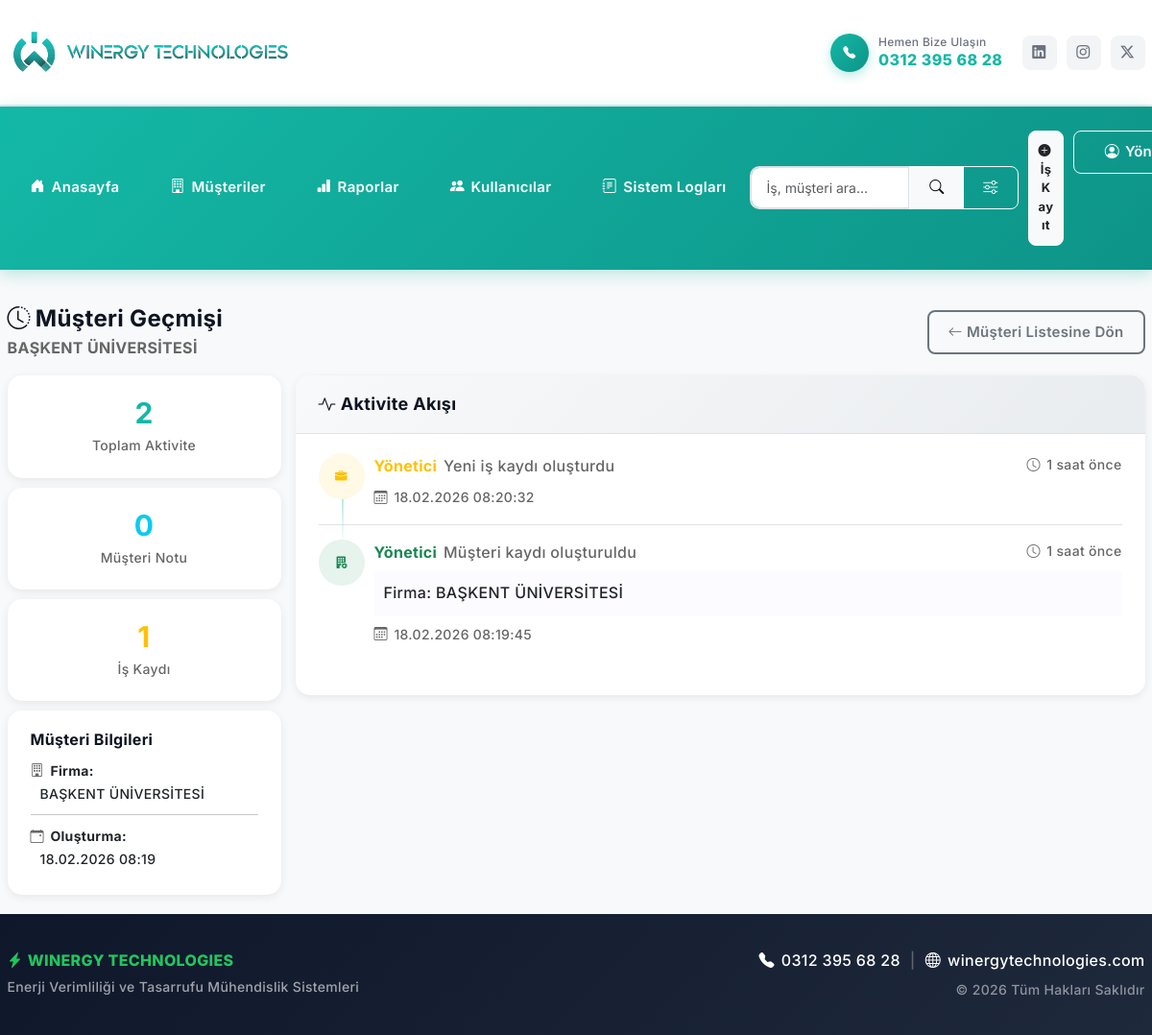
Screenshot of /musteri-gecmis.php?id=2 (signed in) with the database file from the repository.
### tables this page shows
CREATE TABLE `customers` (
  `id` int(11) NOT NULL,
  `name` varchar(255) NOT NULL,
  `contact_name` varchar(100) DEFAULT NULL,
  `phone` varchar(20) DEFAULT NULL,
  `email` varchar(100) DEFAULT NULL,
  `address` text DEFAULT NULL,
  `created_by` int(11) DEFAULT NULL,
  `updated_by` int(11) DEFAULT NULL,
  `created_at` timestamp NOT NULL DEFAULT current_timestamp(),
  `updated_at` timestamp NULL DEFAULT NULL ON UPDATE current_timestamp()
);

CREATE TABLE `jobs` (
  `id` int(11) NOT NULL,
  `customer_id` int(11) NOT NULL,
  `service_type` text DEFAULT NULL COMMENT 'JSON array formatında hizmet türleri',
  `title` varchar(255) NOT NULL,
  `description` text DEFAULT NULL,
  `assigned_user_id` int(11) DEFAULT NULL,
  `start_date` date DEFAULT NULL,
  `due_date` date DEFAULT NULL,
  `invoice_amount` decimal(10,2) DEFAULT NULL COMMENT 'Kesilecek Fatura Tutarı',
  `invoice_vat_included` tinyint(1) DEFAULT NULL COMMENT 'KDV Dahil mi? (1: Evet, 0: Hayır)',
  `invoice_date` date DEFAULT NULL COMMENT 'Fatura Tarihi',
  `invoice_total_amount` decimal(10,2) DEFAULT NULL COMMENT 'Toplam Tutar',
  `invoice_withholding` enum('var','yok','belirtilmedi') DEFAULT 'belirtilmedi' COMMENT 'Tevkifat Durumu',
  `status` enum('Açıldı','Çalışılıyor','Beklemede','Tamamlandı','İptal') DEFAULT 'Açıldı',
  `created_by` int(11) DEFAULT NULL,
  `updated_by` int(11) DEFAULT NULL,
  `created_at` timestamp NOT NULL DEFAULT current_timestamp(),
  `updated_at` timestamp NULL DEFAULT NULL ON UPDATE current_timestamp()
);

CREATE TABLE `users` (
  `id` int(11) NOT NULL,
  `name` varchar(100) NOT NULL,
  `email` varchar(100) NOT NULL,
  `password` varchar(255) NOT NULL,
  `role` enum('admin','personel','danisman') NOT NULL,
  `is_active` tinyint(1) DEFAULT 1,
  `created_at` timestamp NOT NULL DEFAULT current_timestamp()
);

### musteri-gecmis.php (the view, shortened to what this page needs)
<?php
require_once 'config/db.php';
$id = $_GET['id'] ?? null;
$stmt = $db->prepare("
    SELECT c.*,
           creator.name as creator_name,
           updater.name as updater_name
    FROM customers c
    LEFT JOIN users creator ON c.created_by = creator.id
    LEFT JOIN users updater ON c.updated_by = updater.id
    WHERE c.id = ?
");
$stmt->execute([$id]);
$customer = $stmt->fetch(PDO::FETCH_ASSOC);
$activities = [];
if ($customer['created_at']) {
    $creator_name = $customer['creator_name'];
    $activities[] = [
        'type' => 'created',
        'user' => $creator_name,
        'action' => 'Müşteri kaydı oluşturuldu',
        'details' => 'Firma: ' . $customer['name'] . ($customer['contact_name'] ? ', İlgili Kişi: ' . $customer['contact_name'] : ''),
        'timestamp' => $customer['created_at'],
        'icon' => 'bi-building-fill-add',
        'color' => 'success'
    ];
}
$notes_stmt = $db->prepare("
    SELECT cn.*, u.name as user_name
    FROM customer_notes cn
    LEFT JOIN users u ON cn.user_id = u.id
    WHERE cn.customer_id = ?
    ORDER BY cn.created_at DESC
");
$notes_stmt->execute([$id]);
$notes = $notes_stmt->fetchAll(PDO::FETCH_ASSOC);
$jobs_stmt = $db->prepare("
    SELECT j.*,
           u1.name as creator_name,
           u2.name as assigned_name
    FROM jobs j
    LEFT JOIN users u1 ON j.created_by = u1.id
    LEFT JOIN users u2 ON j.assigned_user_id = u2.id
    WHERE j.customer_id = ?
    ORDER BY j.created_at DESC
");
$jobs_stmt->execute([$id]);
$jobs = $jobs_stmt->fetchAll(PDO::FETCH_ASSOC);
foreach ($jobs as $job) {
    $activities[] = [
        'type' => 'job',
        'user' => $job['creator_name'] ?? 'Bilinmeyen',
        'action' => 'Yeni iş kaydı oluşturdu',
        'details' => $job['title'],
        'job_id' => $job['id'],
        'job_status' => $job['status'],
        'job_assigned' => $job['assigned_name'],
        'timestamp' => $job['created_at'],
        'icon' => 'bi-briefcase-fill',
        'color' => 'warning'
    ];
}
usort($activities, function($a, $b) {
    return strtotime($b['timestamp']) - strtotime($a['timestamp']);
});
include 'includes/header.php';
?>
<div class="row mb-4">
    <div class="col-12">
        <div class="d-flex justify-content-between align-items-center">
            <div>
                <h3 class="fw-bold mb-1" style="color: var(--dt-sec-color);">
                    <i class="bi bi-clock-history me-2"></i>Müşteri Geçmişi
                </h3>
                <p class="text-muted mb-0">
                    <strong><?php echo htmlspecialchars($customer['name']); ?></strong>
                </p>
            </div>
            <div>
                <a href="musteriler.php" class="btn btn-outline-secondary">
                    <i class="bi bi-arrow-left"></i> Müşteri Listesine Dön
                </a>
            </div>
        </div>
    </div>
</div>
<div class="row">
    <div class="col-md-3">
        <div class="card border-0 shadow-sm mb-3">
            <div class="card-body text-center">
                <h2 class="mb-0 fw-bold" style="color: var(--dt-pri-color);"><?php echo count($activities); ?></h2>
                <small class="text-muted">Toplam Aktivite</small>
            </div>
        </div>
        <div class="card border-0 shadow-sm mb-3">
            <div class="card-body text-center">
                <h2 class="mb-0 fw-bold text-info"><?php echo count($notes); ?></h2>
                <small class="text-muted">Müşteri Notu</small>
            </div>
        </div>
        <div class="card border-0 shadow-sm mb-3">
            <div class="card-body text-center">
                <h2 class="mb-0 fw-bold text-warning"><?php echo count($jobs); ?></h2>
                <small class="text-muted">İş Kaydı</small>
            </div>
        </div>
        <div class="card border-0 shadow-sm">
            <div class="card-body">
                <h6 class="fw-bold mb-3">Müşteri Bilgileri</h6>
                <div class="small">
                    <div class="mb-2">
                        <i class="bi bi-building me-1 text-muted"></i>
                        <strong>Firma:</strong><br>
                        <span class="ms-3"><?php echo htmlspecialchars($customer['name']); ?></span>
                    </div>
                    <hr>
                    <div class="mb-2">
                        <i class="bi bi-calendar-event me-1 text-muted"></i>
                        <strong>Oluşturma:</strong><br>
                        <span class="ms-3"><?php echo date('d.m.Y H:i', strtotime($customer['created_at'])); ?></span>
                    </div>
                </div>
            </div>
        </div>
    </div>
    <div class="col-md-9">
        <div class="card border-0 shadow-sm">
            <div class="card-header bg-white border-bottom">
                <h5 class="mb-0 fw-bold">
                    <i class="bi bi-activity me-2"></i>Aktivite Akışı
                </h5>
            </div>
            <div class="card-body">
                <?php if (empty($activities)): ?>
                    <div class="text-center py-5">
                        <i class="bi bi-inbox display-1 text-muted"></i>
                        <p class="text-muted mt-3">Henüz aktivite kaydı bulunmuyor.</p>
                    </div>
                <?php else: ?>
                    <div class="timeline">
                        <?php foreach ($activities as $index => $activity): ?>
                            <div class="timeline-item mb-4 pb-4 <?php echo $index < count($activities) - 1 ? 'border-bottom' : ''; ?>">
                                <div class="d-flex align-items-start">
                                    <div class="flex-shrink-0">
                                        <div class="timeline-icon bg-<?php echo $activity['color']; ?> bg-opacity-10 text-<?php echo $activity['color']; ?> rounded-circle d-flex align-items-center justify-content-center"
                                             style="width: 48px; height: 48px;">
                                            <i class="<?php echo $activity['icon']; ?> fs-5"></i>
                                        </div>
                                    </div>
                                    <div class="flex-grow-1 ms-3">
                                        <div class="d-flex justify-content-between align-items-start mb-1">
                                            <div>
                                                <strong class="text-<?php echo $activity['color']; ?>">
                                                    <?php echo htmlspecialchars($activity['user']); ?>
                                                </strong>
                                                <span class="text-muted ms-1"><?php echo $activity['action']; ?></span>
                                            </div>
                                            <small class="text-muted">
                                                <i class="bi bi-clock me-1"></i>
                                                <?php
                                                $time_diff = time() - strtotime($activity['timestamp']);
                                                if ($time_diff < 60) {
                                                    echo 'Az önce';
                                                } elseif ($time_diff < 3600) {
                                                    echo floor($time_diff / 60) . ' dakika önce';
                                                } elseif ($time_diff < 86400) {
                                                    echo floor($time_diff / 3600) . ' saat önce';
                                                } elseif ($time_diff < 604800) {
                                                    echo floor($time_diff / 86400) . ' gün önce';
                                                } else {
                                                    echo date('d.m.Y H:i', strtotime($activity['timestamp']));
                                                }
                                                ?>
                                            </small>
                                        </div>
                                        <?php if (!empty($activity['details'])): ?>
                                            <div class="mt-2 p-3 rounded" style="background-color: var(--dt-gray2-color);">
                                                <?php if ($activity['type'] == 'note' && !empty($activity['full_content'])): ?>
                                                    <div class="small text-muted mb-1">
                                                        <i class="bi bi-chat-quote me-1"></i>Not İçeriği:
                                                    </div>
                                                    <div><?php echo nl2br(htmlspecialchars($activity['full_content'])); ?></div>
                                                <?php else: ?>
                                                    <?php echo htmlspecialchars($activity['details']); ?>
                                                <?php endif; ?>
                                            </div>
                                        <?php endif; ?>
                                        <div class="mt-2">
                                            <small class="text-muted">
                                                <i class="bi bi-calendar3 me-1"></i>
                                                <?php echo date('d.m.Y H:i:s', strtotime($activity['timestamp'])); ?>
                                            </small>
                                        </div>
                                    </div>
                                </div>
                            </div>
                        <?php endforeach; ?>
                    </div>
                <?php endif; ?>
            </div>
        </div>
    </div>
</div>
<?php include 'includes/footer.php'; ?>

### assets/style.css (style rules this page uses)
:root { --dt-pri-color: #14b8a6; --dt-priTwo-color: #0d9488; --dt-sec-color: #0e1422; --dt-pri-rgb: 20, 184, 166; --dt-priTwo-rgb: 13, 148, 136; --dt-sec-rgb: 14, 20, 34; --dt-whi-color: #ffffff; --dt-gray-color: #f2f2f2; --dt-gray2-color: #fcfbff; --dt-gray3-color: #f9f6ff; --dt-base-color: #666666; --winergy-success: #22c55e; --winergy-warning: #f59e0b; --winergy-danger: #ef4444; --winergy-info: #0ea5e9; --dt-priGrd-color: linear-gradient(to right, var(--dt-pri-color), var(--dt-priTwo-color)); --dt-priGrdRev-color: linear-gradient(to right, var(--dt-priTwo-color), var(--dt-pri-color)); --dt-base-font: "Inter", "Segoe UI", -apple-system, BlinkMacSystemFont, sans-serif; --dt-title-font: "Inter", "Segoe UI", sans-serif; --dt-transition: all 0.3s cubic-bezier(0.645, 0.045, 0.355, 1); }
html { font-size: 62.5%; overflow-x: hidden; scroll-behavior: smooth; box-sizing: border-box; -webkit-box-sizing: border-box; height: 100%; }
*, *::after, *::before { box-sizing: inherit; -webkit-box-sizing: inherit; -webkit-font-smoothing: antialiased; -moz-osx-font-smoothing: grayscale; word-break: break-word; word-wrap: break-word; }
body { margin: 0; font-size: 1.6rem; font-weight: 500; line-height: 1.7; overflow-x: hidden; font-family: var(--dt-base-font); color: var(--dt-base-color); letter-spacing: 0.02em; background-color: #f8f9fa; -webkit-text-size-adjust: 100%; -webkit-tap-highlight-color: transparent; height: 100%; display: flex; flex-direction: column; }
body:not(.admin-bar) { position: relative; }
.btn { font-weight: 600; border-radius: 0.8rem; padding: 1rem 2rem; font-size: 1.5rem; transition: var(--dt-transition); }
.btn-outline-secondary { border: 2px solid #6c757d; font-weight: 600; }
.card { border: none; border-radius: 1.5rem; box-shadow: 0 0.4rem 2.4rem rgba(0, 0, 0, 0.08); transition: var(--dt-transition); background: var(--dt-whi-color); overflow: hidden; }
.card-header { background: linear-gradient(135deg, #f8f9fa 0%, #e9ecef 100%); border-bottom: 0.3rem solid var(--dt-pri-color); font-weight: 700; color: var(--dt-sec-color); border-radius: 1.2rem 1.2rem 0 0 !important; padding: 1.8rem 2.4rem; font-size: 1.8rem; }
.card-body { padding: 2rem 2.4rem; }
.text-muted { color: var(--dt-base-color) !important; }
.fw-bold { font-weight: 700 !important; }
h1, h2, h3, h4, h5, h6 { font-family: var(--dt-title-font); color: var(--dt-sec-color); font-weight: 700; line-height: 1.3; margin-bottom: 1.5rem; }
h2 { font-size: 3rem; }
h3 { font-size: 2.4rem; }
h5 { font-size: 1.8rem; }
h6 { font-size: 1.6rem; }
a { color: var(--dt-pri-color); text-decoration: none; transition: var(--dt-transition); }
.shadow-sm { box-shadow: 0 0.25rem 1rem rgba(0, 0, 0, 0.075) !important; }
@media (max-width: 75em) { html { font-size: 62.5%; } }

### musteri-gecmis.php (style rules this page uses)
.timeline-item { position: relative; }
.timeline-item:not(:last-child)::after { content: ''; position: absolute; left: 24px; top: 48px; bottom: -16px; width: 2px; background: linear-gradient(180deg, var(--dt-pri-color) 0%, var(--dt-gray-color) 100%); opacity: 0.3; }
.timeline-icon { position: relative; z-index: 1; }

### rows the page displays
customers: name "BAŞKENT ÜNİVERSİTESİ", created_at "18.02.2026 08:19", created_by.name "Yönetici", action "Müşteri kaydı oluşturuldu", details "Firma: BAŞKENT ÜNİVERSİTESİ", created_at "18.02.2026 08:19:45"
jobs: created_by.name "Yönetici", action "Yeni iş kaydı oluşturdu", created_at "18.02.2026 08:20:32"

### other values shown
count($activities) "2"
count($notes) "0"
count($jobs) "1"
